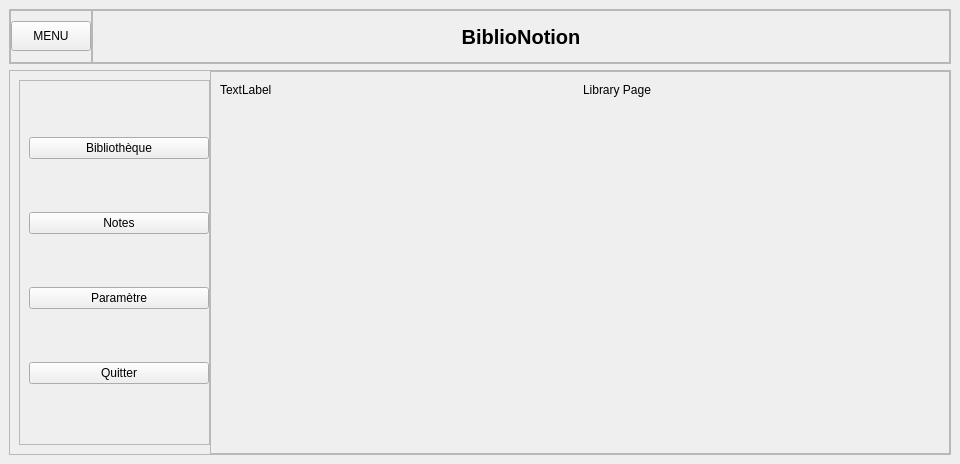
<?xml version="1.0" encoding="UTF-8"?>
<ui version="4.0">
 <class>MainWindow</class>
 <widget class="QMainWindow" name="MainWindow">
  <property name="geometry">
   <rect>
    <x>0</x>
    <y>0</y>
    <width>960</width>
    <height>464</height>
   </rect>
  </property>
  <property name="windowTitle">
   <string>MainWindow</string>
  </property>
  <property name="windowIcon">
   <iconset resource="../res/res.qrc">
    <normaloff>:/images/images/icon_splash_screen.png</normaloff>:/images/images/icon_splash_screen.png</iconset>
  </property>
  <widget class="QWidget" name="centralwidget">
   <layout class="QVBoxLayout" name="verticalLayout">
    <item alignment="Qt::AlignTop">
     <widget class="QFrame" name="header_frame">
      <property name="minimumSize">
       <size>
        <width>0</width>
        <height>55</height>
       </size>
      </property>
      <property name="maximumSize">
       <size>
        <width>16777215</width>
        <height>55</height>
       </size>
      </property>
      <property name="frameShape">
       <enum>QFrame::StyledPanel</enum>
      </property>
      <property name="frameShadow">
       <enum>QFrame::Raised</enum>
      </property>
      <layout class="QHBoxLayout" name="horizontalLayout_2">
       <property name="spacing">
        <number>0</number>
       </property>
       <property name="leftMargin">
        <number>0</number>
       </property>
       <property name="topMargin">
        <number>0</number>
       </property>
       <property name="rightMargin">
        <number>0</number>
       </property>
       <property name="bottomMargin">
        <number>0</number>
       </property>
       <item alignment="Qt::AlignLeft">
        <widget class="QFrame" name="frame">
         <property name="frameShape">
          <enum>QFrame::StyledPanel</enum>
         </property>
         <property name="frameShadow">
          <enum>QFrame::Raised</enum>
         </property>
         <layout class="QHBoxLayout" name="horizontalLayout_3">
          <property name="spacing">
           <number>0</number>
          </property>
          <property name="leftMargin">
           <number>0</number>
          </property>
          <property name="topMargin">
           <number>0</number>
          </property>
          <property name="rightMargin">
           <number>0</number>
          </property>
          <property name="bottomMargin">
           <number>0</number>
          </property>
          <item>
           <widget class="QPushButton" name="slide_menu_button">
            <property name="minimumSize">
             <size>
              <width>0</width>
              <height>30</height>
             </size>
            </property>
            <property name="maximumSize">
             <size>
              <width>16777215</width>
              <height>30</height>
             </size>
            </property>
            <property name="text">
             <string>MENU</string>
            </property>
            <property name="icon">
             <iconset resource="../../BiblioNotion/res/res.qrc">
              <normaloff>:/icons/pictures/align-justify.svg</normaloff>:/icons/pictures/align-justify.svg</iconset>
            </property>
            <property name="iconSize">
             <size>
              <width>24</width>
              <height>24</height>
             </size>
            </property>
           </widget>
          </item>
         </layout>
        </widget>
       </item>
       <item>
        <widget class="QFrame" name="frame_3">
         <property name="sizePolicy">
          <sizepolicy hsizetype="Expanding" vsizetype="Preferred">
           <horstretch>0</horstretch>
           <verstretch>0</verstretch>
          </sizepolicy>
         </property>
         <property name="frameShape">
          <enum>QFrame::StyledPanel</enum>
         </property>
         <property name="frameShadow">
          <enum>QFrame::Raised</enum>
         </property>
         <layout class="QHBoxLayout" name="horizontalLayout_5">
          <item>
           <widget class="QLabel" name="header_title_label">
            <property name="font">
             <font>
              <pointsize>15</pointsize>
              <weight>75</weight>
              <bold>true</bold>
             </font>
            </property>
            <property name="text">
             <string>BiblioNotion</string>
            </property>
            <property name="alignment">
             <set>Qt::AlignCenter</set>
            </property>
           </widget>
          </item>
         </layout>
        </widget>
       </item>
      </layout>
     </widget>
    </item>
    <item>
     <widget class="QFrame" name="frame_2">
      <property name="sizePolicy">
       <sizepolicy hsizetype="Preferred" vsizetype="Expanding">
        <horstretch>0</horstretch>
        <verstretch>0</verstretch>
       </sizepolicy>
      </property>
      <property name="frameShape">
       <enum>QFrame::StyledPanel</enum>
      </property>
      <property name="frameShadow">
       <enum>QFrame::Raised</enum>
      </property>
      <layout class="QHBoxLayout" name="horizontalLayout">
       <property name="spacing">
        <number>0</number>
       </property>
       <property name="leftMargin">
        <number>0</number>
       </property>
       <property name="topMargin">
        <number>0</number>
       </property>
       <property name="rightMargin">
        <number>0</number>
       </property>
       <property name="bottomMargin">
        <number>0</number>
       </property>
       <item>
        <widget class="QCustomSlideMenu" name="slide_menu" native="true">
         <property name="sizePolicy">
          <sizepolicy hsizetype="Fixed" vsizetype="Expanding">
           <horstretch>0</horstretch>
           <verstretch>0</verstretch>
          </sizepolicy>
         </property>
         <property name="minimumSize">
          <size>
           <width>200</width>
           <height>0</height>
          </size>
         </property>
         <property name="maximumSize">
          <size>
           <width>200</width>
           <height>400</height>
          </size>
         </property>
         <property name="styleSheet">
          <string notr="true"/>
         </property>
         <layout class="QHBoxLayout" name="horizontalLayout_6">
          <property name="rightMargin">
           <number>0</number>
          </property>
          <item>
           <widget class="QFrame" name="slide_menu_content_frame">
            <property name="sizePolicy">
             <sizepolicy hsizetype="Preferred" vsizetype="Expanding">
              <horstretch>0</horstretch>
              <verstretch>0</verstretch>
             </sizepolicy>
            </property>
            <property name="frameShape">
             <enum>QFrame::StyledPanel</enum>
            </property>
            <property name="frameShadow">
             <enum>QFrame::Raised</enum>
            </property>
            <layout class="QVBoxLayout" name="verticalLayout_2">
             <property name="rightMargin">
              <number>0</number>
             </property>
             <item>
              <widget class="QPushButton" name="library_button">
               <property name="sizePolicy">
                <sizepolicy hsizetype="Expanding" vsizetype="Fixed">
                 <horstretch>0</horstretch>
                 <verstretch>0</verstretch>
                </sizepolicy>
               </property>
               <property name="text">
                <string>Bibliothèque</string>
               </property>
               <property name="icon">
                <iconset resource="../res/res.qrc">
                 <normaloff>:/images/images/icon_book.png</normaloff>:/images/images/icon_book.png</iconset>
               </property>
               <property name="iconSize">
                <size>
                 <width>24</width>
                 <height>24</height>
                </size>
               </property>
              </widget>
             </item>
             <item>
              <widget class="QPushButton" name="notes_button">
               <property name="text">
                <string>Notes</string>
               </property>
               <property name="icon">
                <iconset resource="../res/res.qrc">
                 <normaloff>:/images/images/icon_note.png</normaloff>:/images/images/icon_note.png</iconset>
               </property>
               <property name="iconSize">
                <size>
                 <width>24</width>
                 <height>24</height>
                </size>
               </property>
              </widget>
             </item>
             <item>
              <widget class="QPushButton" name="settings_button">
               <property name="text">
                <string>Paramètre</string>
               </property>
               <property name="icon">
                <iconset resource="../res/res.qrc">
                 <normaloff>:/images/images/icon_settings.png</normaloff>:/images/images/icon_settings.png</iconset>
               </property>
               <property name="iconSize">
                <size>
                 <width>24</width>
                 <height>24</height>
                </size>
               </property>
              </widget>
             </item>
             <item>
              <widget class="QPushButton" name="quit_button">
               <property name="text">
                <string>Quitter</string>
               </property>
               <property name="icon">
                <iconset resource="../res/res.qrc">
                 <normaloff>:/images/images/icon_logout.png</normaloff>:/images/images/icon_logout.png</iconset>
               </property>
               <property name="iconSize">
                <size>
                 <width>24</width>
                 <height>24</height>
                </size>
               </property>
              </widget>
             </item>
            </layout>
           </widget>
          </item>
         </layout>
        </widget>
       </item>
       <item>
        <widget class="QFrame" name="main_content_frame">
         <property name="sizePolicy">
          <sizepolicy hsizetype="Minimum" vsizetype="Preferred">
           <horstretch>0</horstretch>
           <verstretch>0</verstretch>
          </sizepolicy>
         </property>
         <property name="frameShape">
          <enum>QFrame::StyledPanel</enum>
         </property>
         <property name="frameShadow">
          <enum>QFrame::Raised</enum>
         </property>
         <layout class="QHBoxLayout" name="horizontalLayout_4">
          <property name="spacing">
           <number>0</number>
          </property>
          <property name="leftMargin">
           <number>0</number>
          </property>
          <property name="topMargin">
           <number>0</number>
          </property>
          <property name="rightMargin">
           <number>0</number>
          </property>
          <property name="bottomMargin">
           <number>0</number>
          </property>
          <item>
           <widget class="QCustomStackedWidget" name="main_pages_container">
            <property name="currentIndex">
             <number>0</number>
            </property>
            <widget class="QWidget" name="library_page">
             <widget class="QLabel" name="label">
              <property name="geometry">
               <rect>
                <x>372</x>
                <y>9</y>
                <width>85</width>
                <height>17</height>
               </rect>
              </property>
              <property name="text">
               <string>Library Page</string>
              </property>
             </widget>
             <widget class="QLabel" name="label_6">
              <property name="geometry">
               <rect>
                <x>9</x>
                <y>9</y>
                <width>67</width>
                <height>17</height>
               </rect>
              </property>
              <property name="text">
               <string>TextLabel</string>
              </property>
             </widget>
            </widget>
            <widget class="QWidget" name="notes_page">
             <widget class="QLabel" name="label_2">
              <property name="geometry">
               <rect>
                <x>290</x>
                <y>170</y>
                <width>101</width>
                <height>17</height>
               </rect>
              </property>
              <property name="text">
               <string>Notes_Page</string>
              </property>
             </widget>
            </widget>
            <widget class="QWidget" name="settings_page">
             <layout class="QVBoxLayout" name="verticalLayout_3">
              <item>
               <widget class="QLabel" name="label_5">
                <property name="text">
                 <string>TextLabel</string>
                </property>
               </widget>
              </item>
              <item>
               <widget class="QLabel" name="label_3">
                <property name="text">
                 <string>Settings Page</string>
                </property>
               </widget>
              </item>
             </layout>
            </widget>
            <widget class="QWidget" name="quit_page">
             <widget class="QLabel" name="label_4">
              <property name="geometry">
               <rect>
                <x>320</x>
                <y>170</y>
                <width>67</width>
                <height>17</height>
               </rect>
              </property>
              <property name="text">
               <string>Quit Page</string>
              </property>
             </widget>
            </widget>
           </widget>
          </item>
         </layout>
        </widget>
       </item>
      </layout>
     </widget>
    </item>
   </layout>
  </widget>
 </widget>
 <customwidgets>
  <customwidget>
   <class>QCustomSlideMenu</class>
   <extends>QWidget</extends>
   <header location="global">Custom_Widgets.Widgets.h</header>
   <container>1</container>
  </customwidget>
  <customwidget>
   <class>QCustomStackedWidget</class>
   <extends>QStackedWidget</extends>
   <header location="global">Custom_Widgets.Widgets.h</header>
   <container>1</container>
  </customwidget>
 </customwidgets>
 <resources>
  <include location="../../BiblioNotion/res/res.qrc"/>
  <include location="../res/res.qrc"/>
 </resources>
 <connections/>
</ui>
